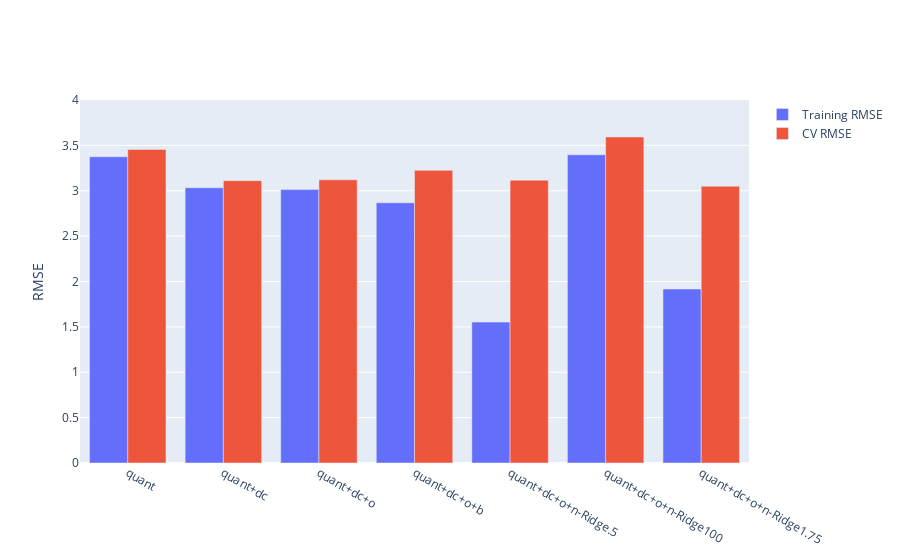

This figure's notebook cell:
### Code cell
fig = compare_models(models)
fig.update_yaxes(range = [0, 4], title = "RMSE")

### Figure 1 — Plotly figure (JSON) as saved in the notebook; plotly's stock layout.template omitted (floating-point values rounded to 4 significant figures)
{"data": [{"name": "Training RMSE", "type": "bar", "x": ["quant", "quant+dc", "quant+dc+o", "quant+dc+o+b", "quant+dc+o+n-Ridge.5", "quant+dc+o+n-Ridge100", "quant+dc+o+n-Ridge1.75"], "y": [3.375, 3.033, 3.013, 2.867, 1.553, 3.396, 1.917]}, {"name": "CV RMSE", "type": "bar", "x": ["quant", "quant+dc", "quant+dc+o", "quant+dc+o+b", "quant+dc+o+n-Ridge.5", "quant+dc+o+n-Ridge100", "quant+dc+o+n-Ridge1.75"], "y": [3.456, 3.111, 3.121, 3.225, 3.117, 3.593, 3.05]}], "layout": {"yaxis": {"range": [0, 4], "title": {"text": "RMSE"}}}}
